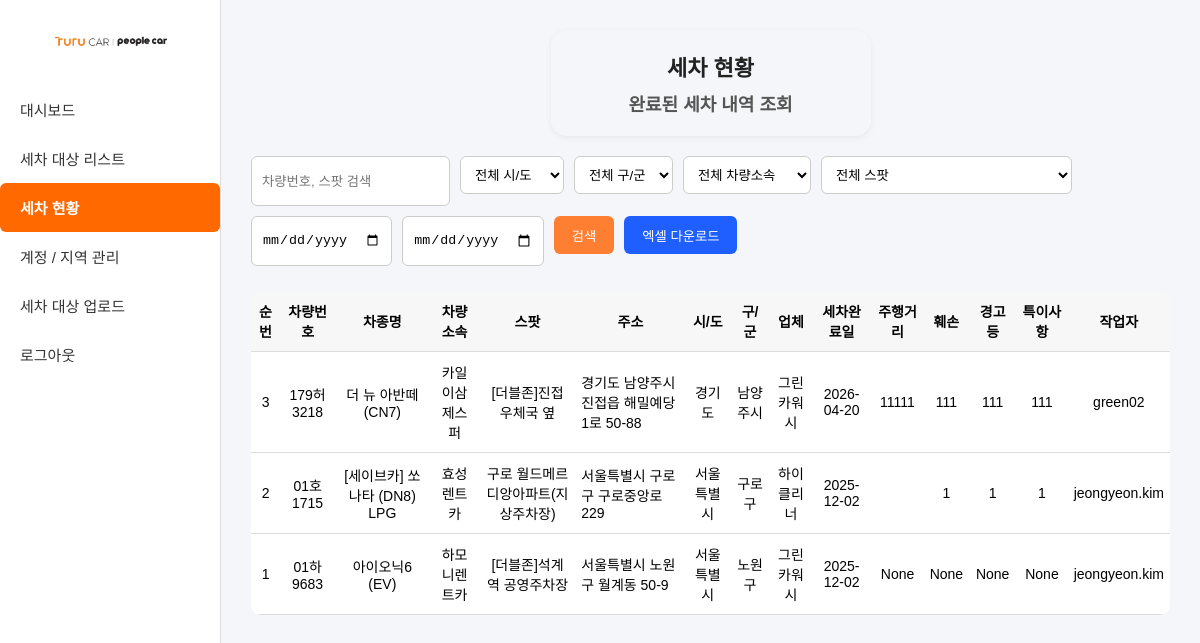
Screenshot of /wash_status (signed in) with the database file from the repository.
### tables this page shows
CREATE TABLE accounts (
    id INTEGER PRIMARY KEY AUTOINCREMENT,
    username TEXT UNIQUE,
    password TEXT,
    role TEXT,
    vendor TEXT
, parent_id INTEGER);

### app.py (the view)
@app.route("/wash_status")
@login_required
def wash_status():
    s = request.args.get("s", "")
    r1 = request.args.get("r1", "")
    r2 = request.args.get("r2", "")
    org = request.args.get("org", "")
    sp = request.args.get("spot", "")
    vendor = request.args.get("vendor", "")
    start = request.args.get("start", "")
    end = request.args.get("end", "")
    conn = get_wash_db()
    cur = conn.cursor()
    query = "SELECT * FROM wash_history WHERE 1=1"
    params = []
    scope_sql, scope_params = scoped_condition("wash_history", current_user)
    query += scope_sql
    params += scope_params
    if s:
        query += " AND (차량번호 LIKE ? OR 스팟 LIKE ?)"
        params += [f"%{s}%", f"%{s}%"]
    if r1:
        query += " AND 지역시도=?"
        params.append(r1)
    if r2:
        query += " AND 지역구군=?"
        params.append(r2)
    if org:
        query += " AND 차량소속=?"
        params.append(org)
    if sp:
        query += " AND 스팟=?"
        params.append(sp)
    if vendor and current_user.is_master:
        query += " AND 업체=?"
        params.append(vendor)
    if start and end:
        query += " AND 세차완료일 BETWEEN ? AND ?"
        params += [start, end]
    query += " ORDER BY id DESC"
    rows = cur.execute(query, params).fetchall()
    region1 = filter_distinct_values(cur, "wash_history", "지역시도", scope_sql, scope_params)
    region2 = filter_distinct_values(cur, "wash_history", "지역구군", scope_sql, scope_params)
    car_org_list = filter_distinct_values(cur, "wash_history", "차량소속", scope_sql, scope_params)
    spot_list = filter_distinct_values(cur, "wash_history", "스팟", scope_sql, scope_params)
    vendor_list = filter_distinct_values(cur, "wash_history", "업체", scope_sql, scope_params)
    conn.close()
    return render_template(
        "wash_status.html",
        rows=rows,
        region1=region1,
        region2=region2,
        car_org_list=car_org_list,
        spot_list=spot_list,
        vendor_list=vendor_list,
        search_input=s,
        selected_r1=r1,
        selected_r2=r2,
        selected_org=org,
        selected_spot=sp,
        selected_vendor=vendor,
        start=start,
        end=end
    )

### app.py (called while the page is built, shortened)
def get_user_db():
    conn = sqlite3.connect(USER_DB_PATH)
    conn.row_factory = sqlite3.Row
    return conn

def get_wash_db():
    conn = sqlite3.connect(WASH_DB_PATH)
    conn.row_factory = sqlite3.Row
    return conn

@login_manager.user_loader
def load_user(user_id):
    conn = get_user_db()
    cur = conn.cursor()
    row = cur.execute("SELECT * FROM accounts WHERE id=?", (user_id,)).fetchone()
    conn.close()
    if row:
        return User(
            row["id"],
            row["username"],
            row["role"],
            row["vendor"],
            row["parent_id"]
        )
    return None

def scoped_condition(table_name, user):
    if user.is_master:
        return "", []

def filter_distinct_values(cur, table_name, column_name, base_query, base_params):
    query = f"SELECT DISTINCT {column_name} AS value FROM {table_name} WHERE 1=1{base_query} ORDER BY {column_name}"
    rows = cur.execute(query, base_params).fetchall()
    return [r["value"] for r in rows if r["value"] not in (None, "", "None")]

    @property
    def is_master(self):
        return self.role == "master"

    @property
    def is_admin(self):
        return self.role in ("master", "admin")

### templates/wash_status.html (shortened to what this page needs)
{% extends "base.html" %}
{% block content %}
<div style="
    width: 100%;
    display: flex;
    justify-content: center;
    margin-bottom: 20px;
">
    <div style="
        background: #f5f6fa;
        padding: 20px 30px;
        border-radius: 16px;
        text-align: center;
        box-shadow: 0px 2px 6px rgba(0,0,0,0.06);
        min-width: 260px;
        max-width: 90%;
    ">
        <div style="
            font-size: 22px;
            font-weight: 800;
            margin-bottom: 8px;
            color:#222;
        ">
            세차 현황
        </div>
        <div style="
            font-size: 18px;
            font-weight: 700;
            color:#555;
        ">
            완료된 세차 내역 조회
        </div>
    </div>
</div>
<div class="filter-row">
    <input
        type="text"
        id="search_input"
        class="filter-item"
        placeholder="차량번호, 스팟 검색"
        value="{{ search_input }}"
    >
    <select id="region1" class="filter-item">
        <option value="">전체 시/도</option>
    </select>
    <select id="region2" class="filter-item">
        <option value="">전체 구/군</option>
    </select>
    <select id="car_org" class="filter-item">
        <option value="">전체 차량소속</option>
    </select>
    <select id="spot" class="filter-item">
        <option value="">전체 스팟</option>
    </select>
    <input type="date" id="start" class="filter-item" value="{{ start }}">
    <input type="date" id="end" class="filter-item" value="{{ end }}">
    <button onclick="applyFilter()">검색</button>
    <button class="excel-btn" onclick="downloadExcel()">엑셀 다운로드</button>
</div>
<div style="overflow-x:auto;">
<table>
    <thead>
        <tr>
            <th>순번</th>
            <th>차량번호</th>
            <th>차종명</th>
            <th>차량소속</th>
            <th>스팟</th>
            <th>주소</th>
            <th>시/도</th>
            <th>구/군</th>
            <th>업체</th>
            <th>세차완료일</th>
            <th>주행거리</th>
            <th>훼손</th>
            <th>경고등</th>
            <th>특이사항</th>
            <th>작업자</th>
        </tr>
    </thead>
    <tbody>
        {% for r in rows %}
        <tr>
            <td>{{ r["id"] }}</td>
            <td>{{ r["차량번호"] }}</td>
            <td>{{ r["차종명"] }}</td>
            <td>{{ r["차량소속"] }}</td>
            <td>{{ r["스팟"] }}</td>
            <td style="text-align:left; padding-left:6px;">{{ r["주소"] }}</td>
            <td>{{ r["지역시도"] }}</td>
            <td>{{ r["지역구군"] }}</td>
            <td>{{ r["업체"] }}</td>
            <td>{{ r["세차완료일"] }}</td>
            <td>{{ r["주행거리"] }}</td>
            <td>{{ r["훼손"] }}</td>
            <td>{{ r["경고등"] }}</td>
            <td>{{ r["특이사항"] }}</td>
            <td>{{ r["작업자"] }}</td>
        </tr>
        {% endfor %}
    </tbody>
</table>
</div>
{% endblock %}

### static/css/style.css (style rules this page uses)
body { margin: 0; font-family: Pretendard, sans-serif; background: #f5f6fa; }
table { width: 100%; background: #fff; border-collapse: collapse; border-radius: 10px; overflow: hidden; }
thead { background: #f0f0f0; }
th, td { padding: 10px 12px; text-align: left; border-bottom: 1px solid #eee; }

### templates/wash_status.html (style rules this page uses)
.filter-row { display: flex; gap: 10px; margin-bottom: 15px; flex-wrap: wrap; }
.filter-item { height: 38px; padding: 5px 10px; border-radius: 6px; border: 1px solid #ccc; background: white; }
.filter-row button { height: 38px; padding: 0 18px; background: #ff7f32; color: white; border: none; border-radius: 6px; cursor: pointer; }
.excel-btn { background: #1f5fff !important; }
table { width: 100%; border-collapse: collapse; margin-top: 10px; font-size: 14px; }
table th, table td { text-align: center; padding: 10px 6px; border-bottom: 1px solid #ddd; }
table thead tr { background: #f7f7f7; font-weight: bold; }

### rows the page displays
accounts: id "2", 차량번호 "01호1715", 차종명 "[세이브카] 쏘나타 (DN8) LPG", 차량소속 "효성렌트카", 스팟 "구로 월드메르디앙아파트(지상주차장)", 주소 "서울특별시 구로구 구로중앙로 229", 지역시도 "서울특별시", 지역구군 "구로구", 업체 "하이클리너", 세차완료일 "2025-12-02", 훼손 "1", 경고등 "1", 특이사항 "1", 작업자 "jeongyeon.kim", id "1", 차량번호 "01하9683", 차종명 "아이오닉6 (EV)", 차량소속 "하모니렌트카", 스팟 "[더블존]석계역 공영주차장", 주소 "서울특별시 노원구 월계동 50-9", 지역구군 "노원구", 업체 "그린카워시", 주행거리 "None", 훼손 "None", 경고등 "None", 특이사항 "None"

### other values shown
{{ r["id"] }} "3"
{{ r["차량번호"] }} "179허3218"
{{ r["차종명"] }} "더 뉴 아반떼 (CN7)"
{{ r["차량소속"] }} "카일이삼제스퍼"
{{ r["스팟"] }} "[더블존]진접우체국 옆"
{{ r["주소"] }} "경기도 남양주시 진접읍 해밀예당1로 50-88"
{{ r["지역시도"] }} "경기도"
{{ r["지역구군"] }} "남양주시"
{{ r["업체"] }} "그린카워시"
{{ r["세차완료일"] }} "2026-04-20"
{{ r["주행거리"] }} "11111"
{{ r["훼손"] }} "111"
{{ r["경고등"] }} "111"
{{ r["특이사항"] }} "111"
{{ r["작업자"] }} "green02"
